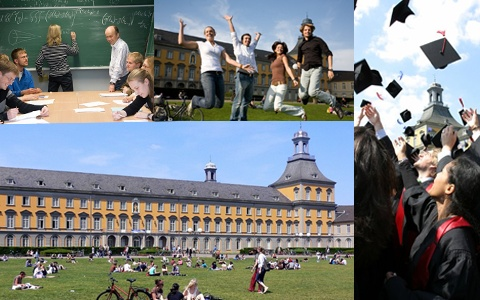
//> input picture Ex-00 Pixel Manipulation/images/(a) inputImage.jpeg, 480 x 300 px
$ ./Sheet00 '../images/(a) inputImage.jpeg'   (built with g++ and OpenCV 4)
//> lines starting //> are read from the running program, lines starting //| are printed output that depends on the picture; after the words box and inside, x2 and y2 are one past the last pixel; in counts of white or black regions, pixels touching at a corner belong together
/*
 * Sheet00.cpp
 *
 *  Created on: Aug 10, 2018
 *      Author: ashu
 */

#include <iostream>
#include <opencv2/core/core.hpp>
#include <opencv2/highgui/highgui.hpp>
#include <opencv2/imgproc/imgproc.hpp>
#include <string>

using namespace std;
using namespace cv;

void readImage(const char* file, Mat& result) {
//> called with file = "../images/(a) inputImage.jpeg"
	//TODO: implement your solution here
	result = imread(file, IMREAD_COLOR);
//> result is the input picture: 300 rows x 480 cols, CV_8UC3; mean B, G, R 127.6, 126.5, 121.8
}

void display(const char* windowTitle, Mat& img) {
	//TODO: implement your solution here
	namedWindow(windowTitle, WINDOW_AUTOSIZE);
	imshow(windowTitle, img);
	waitKey(0);
//	string file = "images/" +  string(windowTitle) + ".png";
//	imwrite( file, img );
}

void convertToGrayImg(Mat& img, Mat& result) {
	//TODO: implement your solution here
	cvtColor(img, result, COLOR_BGR2GRAY);
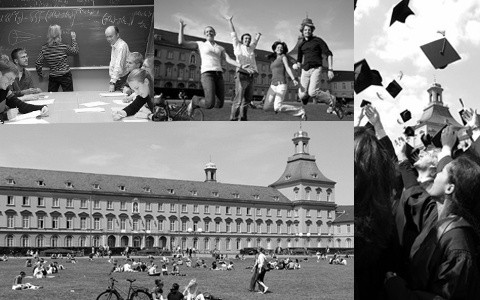
//> result: 300 rows x 480 cols, CV_8UC1; min 0, max 255, mean 125.2
}

void subtractIntensityImage(Mat& bgrImg, Mat& grayImg, Mat& result) {
	//TODO: implement your solution here
	vector<Mat> channels;
	split(bgrImg, channels);
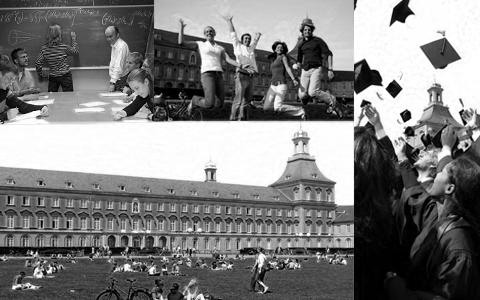
//> channels[0]: 300 rows x 480 cols, CV_8UC1; min 0, max 255, mean 127.6
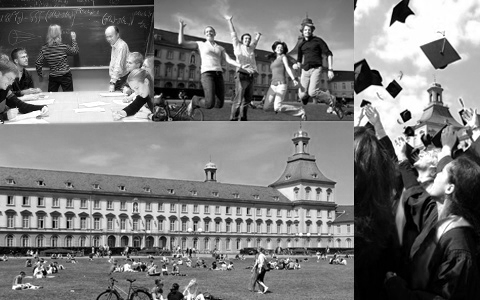
//> channels[2]: 300 rows x 480 cols, CV_8UC1; min 0, max 255, mean 121.8
	for (unsigned int i = 0; i < channels.size(); ++i) {
		subtract(channels[i], 0.5 * grayImg, channels[i]);
		channels[i] = max(channels[i], 0);
	}
//> this loop made 3 passes
	merge(channels, result);
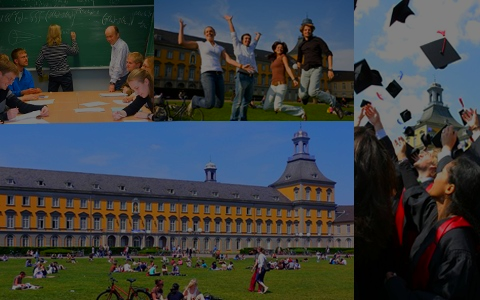
//> result: 300 rows x 480 cols, CV_8UC3; mean B, G, R 65.3, 64, 59.2

}

void pixelwiseSubtraction(Mat& bgrImg, Mat& grayImg, Mat& result) {
	//TODO: implement your solution here

	int channels = bgrImg.channels();
//> channels = 3
	int nrows = bgrImg.rows;
//> nrows = 300
	int ncols = bgrImg.cols * channels;
//> ncols = 1440

	// if continous make it one complete row
	if (bgrImg.isContinuous()) {
		ncols = ncols * nrows;
//> ncols = 432000
		nrows = 1;
	}

	bgrImg.copyTo(result);

	for (int i = 0; i < nrows; i++) {
		uchar *p = result.ptr<uchar>(i);//take pointer to first element in row from result Mat
		uchar *q = grayImg.ptr<uchar>(i);// take pointer to first Element in row from grayscale image
		for (int j = 0, k = 0; j < ncols; j++) {
			if (j % 3 == 0)	// increment grayscale pointer once after bgr pointer is incremented thrice
				k++;
			p[j] = max(p[j] - 0.5 * q[k], 0.0);
		}
	}
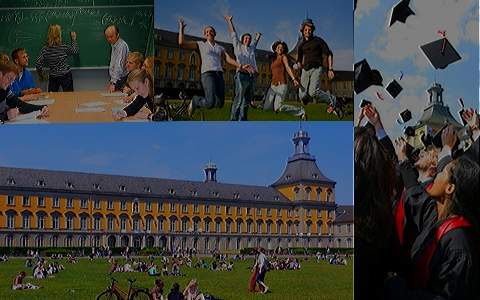
//> result: 300 rows x 480 cols, CV_8UC3; mean B, G, R 65.7, 64.2, 59.4

}

void extractPatch(Mat& img, Mat& result) {
	//TODO: implement your solution here
	int pSize = 16;
	Rect ROI(img.cols / 2 - pSize / 2, img.rows / 2 - pSize / 2, pSize, pSize);
//> ROI = Rect(232, 142, 16, 16)
	Mat patch = img(ROI);
	patch.copyTo(result);

}

void copyPatchToRandomLocation(Mat& img, Mat& patch, Mat& result) {
	//TODO: implement your solution here
	RNG rng(100);
	int pSize = 16;
	img.copyTo(result);
	Point P(rng.uniform(0, img.cols - pSize), rng.uniform(0, img.rows - pSize));

	Rect roi(P.x, P.y, pSize, pSize);
	Mat dest = result(roi);		// returns the pointer to location
	patch.copyTo(dest);	// copies the patch to destination location
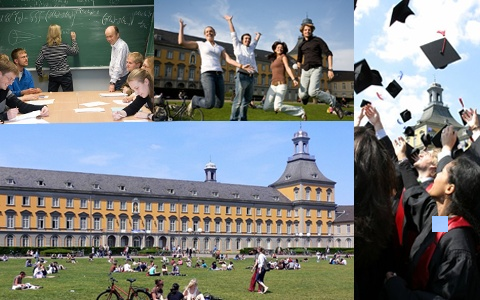
//> result: 300 rows x 480 cols, CV_8UC3; 0.18% of pixels changed, all inside (x1, y1, x2, y2) = (432, 216, 448, 232)

}

void drawRandomRectanglesAndEllipses(Mat& img) {
	//TODO: implement your solution here
	RNG rng(100);

	int maxSize = 50;

	for (int i = 0; i < 10; i++) {
		Point pt1(rng.uniform(0, img.cols - maxSize),
				rng.uniform(0, img.rows - maxSize));
		Point pt2(rng.uniform(0, img.cols - maxSize),
				rng.uniform(0, img.rows - maxSize));
		Scalar col1 = Scalar(rng.uniform(0, 255), rng.uniform(0, 255),
				rng.uniform(0, 255));

		rectangle(img, pt1, pt2, col1, 2);

		Point center(rng.uniform(0, img.cols - maxSize),
				rng.uniform(0, img.rows - maxSize));
		Size sz(rng.uniform(0, maxSize), rng.uniform(0, maxSize));
		double angle = rng.uniform(0, 360);

		ellipse(img, center, sz, angle, 0, 360, col1, 2);

	}
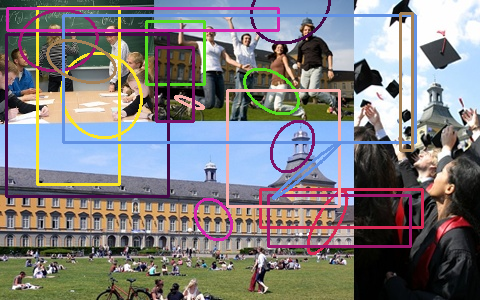
//> img: 300 rows x 480 cols, CV_8UC3; 12.39% of pixels changed, all inside (x1, y1, x2, y2) = (5, 0, 424, 255)

}

int main(int argc, char* argv[]) {
	// check input arguments
	if (argc != 2) {
		cout << "usage: " << argv[0] << " <path_to_image>" << endl;
		return -1;
	}

	// read and display the input image
	Mat bgrImg;
	readImage(argv[1], bgrImg);
	display("(a) inputImage", bgrImg);

	// (b) convert bgrImg to grayImg
	Mat grayImg;
	convertToGrayImg(bgrImg, grayImg);
	display("(b) grayImage", grayImg);

	// (c) bgrImg - 0.5*grayImg
	Mat imgC;
	subtractIntensityImage(bgrImg, grayImg, imgC);
	display("(c) subtractedImage", imgC);

	// (d) pixelwise operations
	Mat imgD;
	pixelwiseSubtraction(bgrImg, grayImg, imgD);
	display("(d) subtractedImagePixelwise", imgD);

	// (e) copy 16x16 patch from center to a random location
	Mat patch;
	extractPatch(bgrImg, patch);
	display("(e) random patch", patch);

	Mat imgE;
	copyPatchToRandomLocation(bgrImg, patch, imgE);
	display("(e) afterRandomCopying", imgE);

	// (f) drawing random rectanges on the image
	drawRandomRectanglesAndEllipses(bgrImg);
	display("(f) random elements", bgrImg);

	return 0;
}
